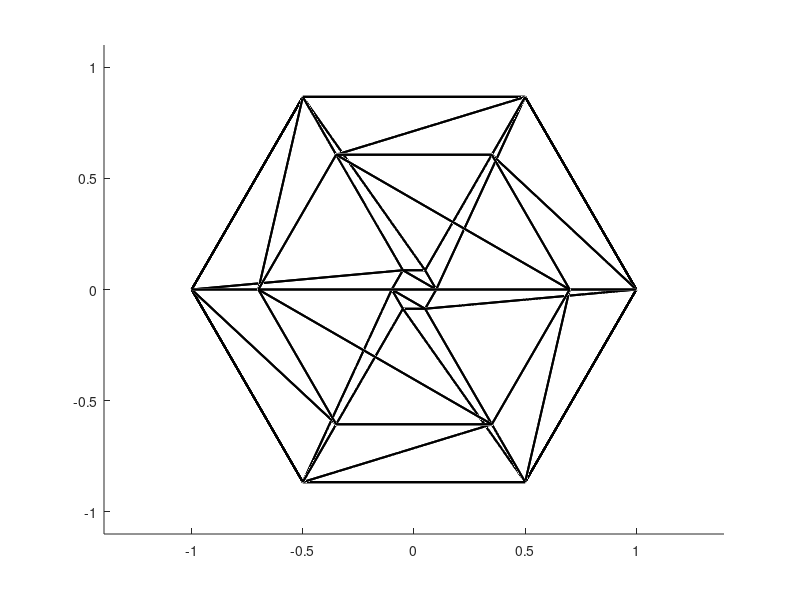

The MATLAB script that drew this image:
clear; close all; clc;

vertex = [
+0.7000,+0.0000,+0.7331;
+0.3500,+0.6062,+0.7331;
-0.3500,+0.6062,+0.7331;
-0.7000,-0.0000,+0.7331;
-0.3500,-0.6062,+0.7331;
+0.3500,-0.6062,+0.7331;
+1.0000,+0.0000,+0.0000;
+0.5000,+0.8660,+0.0000;
-0.5000,+0.8660,+0.0000;
-1.0000,-0.0000,+0.0000;
-0.5000,-0.8660,+0.0000;
+0.5000,-0.8660,+0.0000;
+1.0000,+0.0000,-0.0000;
+0.5000,+0.8660,-0.0000;
-0.5000,+0.8660,-0.0000;
-1.0000,-0.0000,-0.0000;
-0.5000,-0.8660,-0.0000;
+0.5000,-0.8660,-0.0000;
+0.1000,+0.0000,-1.4661;
+0.0500,+0.0866,-1.4661;
-0.0500,+0.0866,-1.4661;
-0.1000,-0.0000,-1.4661;
-0.0500,-0.0866,-1.4661;
+0.0500,-0.0866,-1.4661;
];
face = [
0,1,2;
0,2,3;
3,4,5;
3,5,0;
0,6,1;
6,7,1;
1,7,2;
7,8,2;
2,8,3;
8,9,3;
3,9,4;
9,10,4;
4,10,5;
10,11,5;
5,11,0;
11,6,0;
6,12,7;
12,13,7;
7,13,8;
13,14,8;
8,14,9;
14,15,9;
9,15,10;
15,16,10;
10,16,11;
16,17,11;
11,17,6;
17,12,6;
12,18,13;
18,19,13;
13,19,14;
19,20,14;
14,20,15;
20,21,15;
15,21,16;
21,22,16;
16,22,17;
22,23,17;
17,23,12;
23,18,12;
18,20,19;
18,21,20;
21,23,22;
21,18,23;
];

figure(1); clf;
hold on;
axis equal;
for i = 1:size(face,1)
    v = vertex(face(i, :)+1, :);
    plot3([v(1,1), v(2,1)], [v(1,2), v(2,2)], [v(1,3), v(2,3)], ...
        'k', 'linewidth', 1.5);
    plot3([v(2,1), v(3,1)], [v(2,2), v(3,2)], [v(2,3), v(3,3)], ...
        'k', 'linewidth', 1.5);
    plot3([v(3,1), v(1,1)], [v(3,2), v(1,2)], [v(3,3), v(1,3)], ...
        'k', 'linewidth', 1.5);
end
